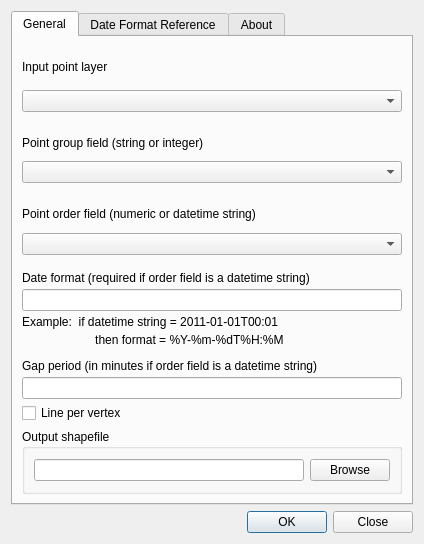
<?xml version="1.0" encoding="UTF-8"?>
<ui version="4.0">
 <class>PointsToPaths</class>
 <widget class="QDialog" name="PointsToPaths">
  <property name="geometry">
   <rect>
    <x>0</x>
    <y>0</y>
    <width>424</width>
    <height>544</height>
   </rect>
  </property>
  <property name="windowTitle">
   <string>PointsToPaths</string>
  </property>
  <layout class="QVBoxLayout" name="verticalLayout_6">
   <item>
    <widget class="QTabWidget" name="tabWidget">
     <property name="currentIndex">
      <number>0</number>
     </property>
     <widget class="QWidget" name="tab1">
      <attribute name="title">
       <string>General</string>
      </attribute>
      <layout class="QVBoxLayout" name="verticalLayout_5">
       <item>
        <layout class="QVBoxLayout" name="verticalLayout_3">
         <property name="spacing">
          <number>2</number>
         </property>
         <item>
          <widget class="QLabel" name="label_3">
           <property name="text">
            <string>Input point layer</string>
           </property>
          </widget>
         </item>
         <item>
          <widget class="QComboBox" name="inShape"/>
         </item>
        </layout>
       </item>
       <item>
        <layout class="QVBoxLayout" name="verticalLayout_4">
         <property name="spacing">
          <number>4</number>
         </property>
         <property name="topMargin">
          <number>10</number>
         </property>
         <item>
          <widget class="QLabel" name="label_4">
           <property name="enabled">
            <bool>true</bool>
           </property>
           <property name="text">
            <string>Point group field (string or integer)</string>
           </property>
          </widget>
         </item>
         <item>
          <widget class="QComboBox" name="attrField"/>
         </item>
        </layout>
       </item>
       <item>
        <layout class="QVBoxLayout" name="verticalLayout_2">
         <property name="spacing">
          <number>4</number>
         </property>
         <property name="topMargin">
          <number>10</number>
         </property>
         <item>
          <widget class="QLabel" name="label_5">
           <property name="toolTip">
            <string/>
           </property>
           <property name="text">
            <string>Point order field (numeric or datetime string)</string>
           </property>
          </widget>
         </item>
         <item>
          <widget class="QComboBox" name="orderField">
           <property name="toolTip">
            <string>date string or integer</string>
           </property>
          </widget>
         </item>
        </layout>
       </item>
       <item>
        <layout class="QVBoxLayout" name="verticalLayout">
         <property name="spacing">
          <number>4</number>
         </property>
         <property name="topMargin">
          <number>10</number>
         </property>
         <item>
          <widget class="QLabel" name="label_6">
           <property name="text">
            <string>Date format (required if order field is a datetime string)</string>
           </property>
          </widget>
         </item>
         <item>
          <widget class="QLineEdit" name="dateFormat">
           <property name="enabled">
            <bool>true</bool>
           </property>
          </widget>
         </item>
         <item>
          <widget class="QLabel" name="label">
           <property name="text">
            <string>Example:  if datetime string = 2011-01-01T00:01</string>
           </property>
          </widget>
         </item>
         <item>
          <widget class="QLabel" name="label_2">
           <property name="text">
            <string>                      then format = %Y-%m-%dT%H:%M</string>
           </property>
          </widget>
         </item>
        </layout>
       </item>
       <item>
        <layout class="QVBoxLayout" name="verticalLayout_7">
         <property name="spacing">
          <number>4</number>
         </property>
         <property name="topMargin">
          <number>6</number>
         </property>
         <item>
          <widget class="QLabel" name="label_9">
           <property name="text">
            <string>Gap period (in minutes if order field is a datetime string)</string>
           </property>
          </widget>
         </item>
         <item>
          <widget class="QLineEdit" name="gapPeriod">
           <property name="toolTip">
            <string>&lt;html&gt;&lt;head/&gt;&lt;body&gt;&lt;p&gt;Minimum difference between consecutive order values in a path.  If the difference between two order field values in a path exceeds this value, the path will end at the point with the low value and a new path will start at the point with the high value.  Intended to help represent gaps in tracking data. &lt;/p&gt;&lt;/body&gt;&lt;/html&gt;</string>
           </property>
           <property name="inputMethodHints">
            <set>Qt::ImhNone</set>
           </property>
          </widget>
         </item>
         <item>
          <widget class="QCheckBox" name="linePerVertex">
           <property name="toolTip">
            <string>&lt;html&gt;&lt;head/&gt;&lt;body&gt;&lt;p&gt;Creates a line for each combination of vertices along a path rather than a line for each path. &lt;/p&gt;&lt;/body&gt;&lt;/html&gt;</string>
           </property>
           <property name="text">
            <string>Line per vertex</string>
           </property>
          </widget>
         </item>
        </layout>
       </item>
       <item>
        <widget class="QGroupBox" name="horizontalGroupBox">
         <property name="title">
          <string>Output shapefile</string>
         </property>
         <layout class="QHBoxLayout" name="horizontalLayout">
          <item>
           <widget class="QLineEdit" name="outShape"/>
          </item>
          <item>
           <widget class="QPushButton" name="btnBrowse">
            <property name="text">
             <string>Browse</string>
            </property>
           </widget>
          </item>
         </layout>
        </widget>
       </item>
      </layout>
     </widget>
     <widget class="QWidget" name="tab_2">
      <attribute name="title">
       <string>Date Format Reference</string>
      </attribute>
      <widget class="QTextBrowser" name="textBrowser">
       <property name="geometry">
        <rect>
         <x>10</x>
         <y>20</y>
         <width>381</width>
         <height>251</height>
        </rect>
       </property>
       <property name="html">
        <string>&lt;!DOCTYPE HTML PUBLIC &quot;-//W3C//DTD HTML 4.0//EN&quot; &quot;http://www.w3.org/TR/REC-html40/strict.dtd&quot;&gt;
&lt;html&gt;&lt;head&gt;&lt;meta name=&quot;qrichtext&quot; content=&quot;1&quot; /&gt;&lt;style type=&quot;text/css&quot;&gt;
p, li { white-space: pre-wrap; }
&lt;/style&gt;&lt;/head&gt;&lt;body style=&quot; font-family:'Ubuntu'; font-size:11pt; font-weight:400; font-style:normal;&quot;&gt;
&lt;p style=&quot; margin-top:0px; margin-bottom:0px; margin-left:0px; margin-right:0px; -qt-block-indent:0; text-indent:0px;&quot;&gt;&lt;span style=&quot; font-size:10pt;&quot;&gt;%d      Day of the month as a decimal number&lt;/span&gt;&lt;/p&gt;
&lt;p style=&quot; margin-top:0px; margin-bottom:0px; margin-left:0px; margin-right:0px; -qt-block-indent:0; text-indent:0px;&quot;&gt;&lt;span style=&quot; font-size:10pt;&quot;&gt;%f       Microsecond as a decimal number&lt;/span&gt;&lt;/p&gt;
&lt;p style=&quot; margin-top:0px; margin-bottom:0px; margin-left:0px; margin-right:0px; -qt-block-indent:0; text-indent:0px;&quot;&gt;&lt;span style=&quot; font-size:10pt;&quot;&gt;%H      Hour (24-hour clock) as a decimal number&lt;/span&gt;&lt;/p&gt;
&lt;p style=&quot; margin-top:0px; margin-bottom:0px; margin-left:0px; margin-right:0px; -qt-block-indent:0; text-indent:0px;&quot;&gt;&lt;span style=&quot; font-size:10pt;&quot;&gt;%I        Hour (12-hour clock) as a decimal number&lt;/span&gt;&lt;/p&gt;
&lt;p style=&quot; margin-top:0px; margin-bottom:0px; margin-left:0px; margin-right:0px; -qt-block-indent:0; text-indent:0px;&quot;&gt;&lt;span style=&quot; font-size:10pt;&quot;&gt;%j        Day of the year as a decimal number&lt;/span&gt;&lt;/p&gt;
&lt;p style=&quot; margin-top:0px; margin-bottom:0px; margin-left:0px; margin-right:0px; -qt-block-indent:0; text-indent:0px;&quot;&gt;&lt;span style=&quot; font-size:10pt;&quot;&gt;%m     Month as a decimal number&lt;/span&gt;&lt;/p&gt;
&lt;p style=&quot; margin-top:0px; margin-bottom:0px; margin-left:0px; margin-right:0px; -qt-block-indent:0; text-indent:0px;&quot;&gt;&lt;span style=&quot; font-size:10pt;&quot;&gt;%M     Minute as a decimal number&lt;/span&gt;&lt;/p&gt;
&lt;p style=&quot; margin-top:0px; margin-bottom:0px; margin-left:0px; margin-right:0px; -qt-block-indent:0; text-indent:0px;&quot;&gt;&lt;span style=&quot; font-size:10pt;&quot;&gt;%p      Locale’s equivalent of either AM or PM&lt;/span&gt;&lt;/p&gt;
&lt;p style=&quot; margin-top:0px; margin-bottom:0px; margin-left:0px; margin-right:0px; -qt-block-indent:0; text-indent:0px;&quot;&gt;&lt;span style=&quot; font-size:10pt;&quot;&gt;%S      Second as a decimal number&lt;/span&gt;&lt;/p&gt;
&lt;p style=&quot; margin-top:0px; margin-bottom:0px; margin-left:0px; margin-right:0px; -qt-block-indent:0; text-indent:0px;&quot;&gt;&lt;span style=&quot; font-size:10pt;&quot;&gt;%y      Year without century as a decimal number&lt;/span&gt;&lt;/p&gt;
&lt;p style=&quot; margin-top:0px; margin-bottom:0px; margin-left:0px; margin-right:0px; -qt-block-indent:0; text-indent:0px;&quot;&gt;&lt;span style=&quot; font-size:10pt;&quot;&gt;%Y      Year with century as a decimal number&lt;/span&gt;&lt;/p&gt;
&lt;p style=&quot; margin-top:0px; margin-bottom:0px; margin-left:0px; margin-right:0px; -qt-block-indent:0; text-indent:0px;&quot;&gt;&lt;span style=&quot; font-size:10pt;&quot;&gt;%z      UTC offset in the form +HHMM or -HHMM	&lt;/span&gt;&lt;/p&gt;&lt;/body&gt;&lt;/html&gt;</string>
       </property>
      </widget>
      <widget class="QLabel" name="label_7">
       <property name="geometry">
        <rect>
         <x>10</x>
         <y>290</y>
         <width>361</width>
         <height>91</height>
        </rect>
       </property>
       <property name="text">
        <string>This information was acquired from the Python Software Foundation, v2.7 Documentation. For more details about Python date formatting, visit:

http://docs.python.org/library/datetime.html</string>
       </property>
       <property name="wordWrap">
        <bool>true</bool>
       </property>
      </widget>
     </widget>
     <widget class="QWidget" name="tab">
      <attribute name="title">
       <string>About</string>
      </attribute>
      <widget class="QLabel" name="label_8">
       <property name="geometry">
        <rect>
         <x>10</x>
         <y>10</y>
         <width>351</width>
         <height>461</height>
        </rect>
       </property>
       <property name="font">
        <font>
         <pointsize>11</pointsize>
        </font>
       </property>
       <property name="text">
        <string>PointsToPaths is intended to help in processing data collected from animal tracking devices (though it may be useful for many other applications). This tool takes a string or integer field to group points by common values within that field.  The points in each group translate to the verticies of a line, and the order of the verticies is determined by a numeric field or a string field representing a date.

Each group of verticies can be divided into multiple lines by specifying a gap period. The gap period will end a line if the difference in the order value between two consecutive points exceeds the gap value. If the order field is a datetime, then the gap units are in minutes.

This plugin is based largely on the Points2One plugin written by Pavol Kapusta and Goyo Diaz as well as ftools written by Carson Farmer.

If you find this plugin helpful or have ideas about
how it might be improved, please let me know.

Cyrus:  cyrusnhiatt@gmail.com</string>
       </property>
       <property name="wordWrap">
        <bool>true</bool>
       </property>
      </widget>
     </widget>
    </widget>
   </item>
   <item>
    <widget class="QDialogButtonBox" name="buttonBox">
     <property name="orientation">
      <enum>Qt::Horizontal</enum>
     </property>
     <property name="standardButtons">
      <set>QDialogButtonBox::Close|QDialogButtonBox::Ok</set>
     </property>
    </widget>
   </item>
  </layout>
 </widget>
 <tabstops>
  <tabstop>outShape</tabstop>
  <tabstop>btnBrowse</tabstop>
  <tabstop>buttonBox</tabstop>
 </tabstops>
 <resources/>
 <connections>
  <connection>
   <sender>buttonBox</sender>
   <signal>accepted()</signal>
   <receiver>PointsToPaths</receiver>
   <slot>accept()</slot>
   <hints>
    <hint type="sourcelabel">
     <x>257</x>
     <y>440</y>
    </hint>
    <hint type="destinationlabel">
     <x>157</x>
     <y>274</y>
    </hint>
   </hints>
  </connection>
  <connection>
   <sender>buttonBox</sender>
   <signal>rejected()</signal>
   <receiver>PointsToPaths</receiver>
   <slot>reject()</slot>
   <hints>
    <hint type="sourcelabel">
     <x>325</x>
     <y>440</y>
    </hint>
    <hint type="destinationlabel">
     <x>286</x>
     <y>274</y>
    </hint>
   </hints>
  </connection>
 </connections>
</ui>
